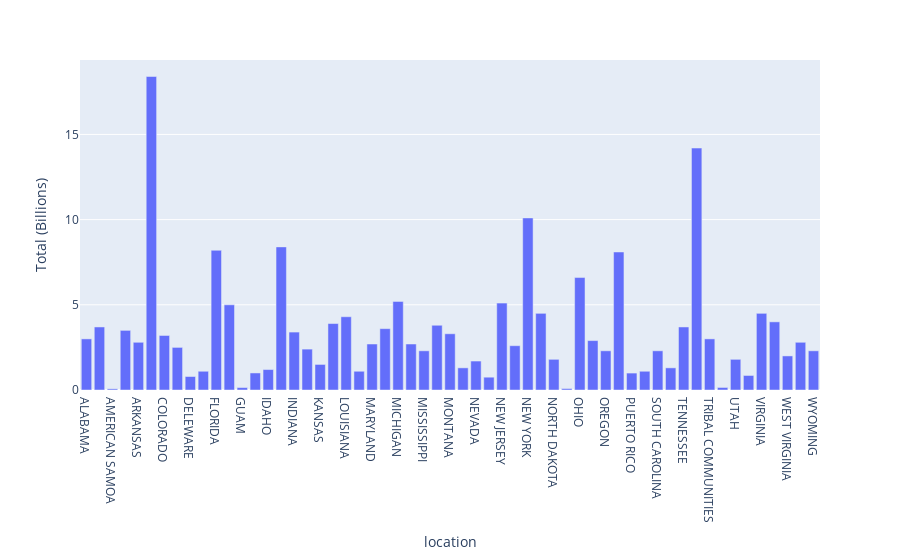

The notebook cell saved with this chart:
### Markdown cell above
###  Looking at the distribution of the locations along with how much money in billions each location makes

### Code cell
fig = px.bar(df, x='location', y='Total (Billions)')
fig.show()

### Figure 1 — Plotly figure (JSON) as saved in the notebook; plotly's stock layout.template omitted (floating-point values rounded to 4 significant figures)
{"data": [{"alignmentgroup": "True", "hovertemplate": "location=%{x}<br>Total (Billions)=%{y}<extra></extra>", "legendgroup": "", "marker": {"color": "#636efa", "pattern": {"shape": ""}}, "name": "", "offsetgroup": "", "orientation": "v", "showlegend": false, "textposition": "auto", "type": "bar", "x": ["ALABAMA", "ALASKA", "AMERICAN SAMOA", "ARIZONA", "ARKANSAS", "CALIFORNIA", "COLORADO", "CONNECTICUT", "DELEWARE", "DISTRICT OF COLUMBIA", "FLORIDA", "GEORGIA", "GUAM", "HAWAII", "IDAHO", "ILLINOIS", "INDIANA", "IOWA", "KANSAS", "KENTUCKY", "LOUISIANA", "MAINE", "MARYLAND", "MASSACHUSETTS", "MICHIGAN", "MINNESOTA", "MISSISSIPPI", "MISSOURI", "MONTANA", "NEBRASKA", "NEVADA", "NEW HAMPSHIRE", "NEW JERSEY", "NEW MEXICO", "NEW YORK", "NORTH CAROLINA", "NORTH DAKOTA", "NORTHERN MARIANA ISLANDS", "OHIO", "OKLAHOMA", "OREGON", "PENNSYLVANIA", "PUERTO RICO", "RHODE ISLAND", "SOUTH CAROLINA", "SOUTH DAKOTA", "TENNESSEE", "TEXAS", "TRIBAL COMMUNITIES", "US VIRGIN ISLANDS", "UTAH", "VERMONT", "VIRGINIA", "WASHINGTON", "WEST VIRGINIA", "WISCONSIN", "WYOMING"], "xaxis": "x", "y": [3, 3.7, 0.0686, 3.5, 2.8, 18.4, 3.2, 2.5, 0.792, 1.1, 8.2, 5, 0.1426, 1, 1.2, 8.4, 3.4, 2.4, 1.5, 3.9, 4.3, 1.1, 2.7, 3.6, 5.2, 2.7, 2.3, 3.8, 3.3, 1.3, 1.7, 0.7518, 5.1, 2.6, 10.1, 4.5, 1.8, 0.0833, 6.6, 2.9, 2.3, 8.1, 0.9937, 1.1, 2.3, 1.3, 3.7, 14.2, 3, 0.1483, 1.8, 0.8521, 4.5, 4, 2, 2.8, 2.3], "yaxis": "y"}], "layout": {"barmode": "relative", "legend": {"tracegroupgap": 0}, "margin": {"t": 60}, "xaxis": {"anchor": "y", "domain": [0, 1], "title": {"text": "location"}}, "yaxis": {"anchor": "x", "domain": [0, 1], "title": {"text": "Total (Billions)"}}}}
